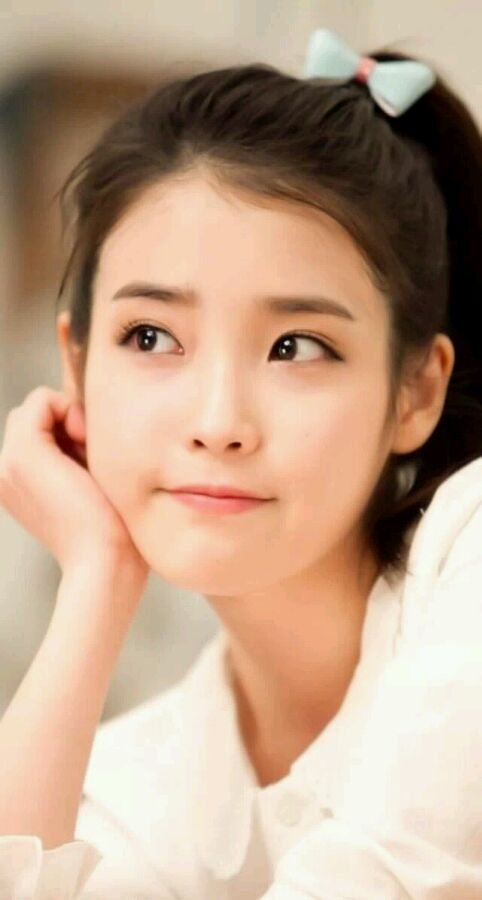
#> input picture OpenCV/image.jpg, 482 x 900 px
$ python 7-markborder.py
#> lines starting #> are read from the running program, lines starting #| are printed output that depends on the picture; after the words box and inside, x2 and y2 are one past the last pixel; in counts of white or black regions, pixels touching at a corner belong together
# -*- coding: utf-8 -*-
# @Time : 2020/5/24
# @Author : J
# @File : 图像的基本操作.py
# @Software: PyCharm


import numpy as np
import cv2 as cv
from matplotlib import pyplot as plt
img = cv.imread("../image.jpg")
#> img is the input picture: shape (900, 482, 3); mean B, G, R 138.2, 161.7, 190.6

# px = img[100,100] #行和列坐标来访问像素值
# print(px)
#
# blue = img[100,100,0] #访问指定通道的像素值
# print(blue)
#
#
# img[100,100] = [0,0,0] #修改像素值
#
#
# img.item(10,10,2)  #  （10,10,2）是坐标 修改某一点的像素
# img.itemset((10,10,2),100)


# print(img.shape)
# print(img.size)
# print(img.dtype)


#图像感兴趣区域ROI
eyes = img[285:345,335:395]   #位置改变
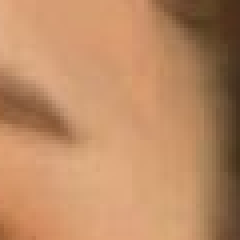
#> eyes: shape (60, 60, 3) (shown 4 times larger); mean B, G, R 100.1, 138.7, 188.2
img[273:333,100:160] = eyes
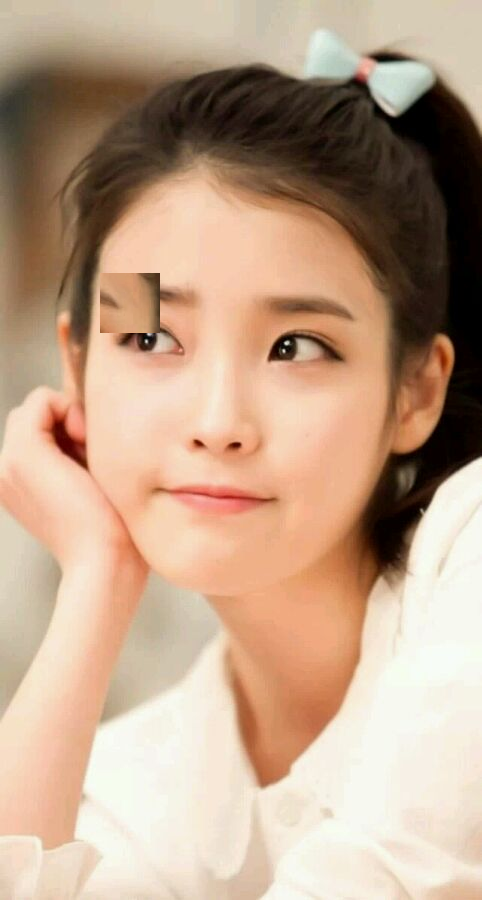
#> img: shape (900, 482, 3); 0.83% of pixels changed, all inside (x1, y1, x2, y2) = (100, 273, 160, 333)

b,g,r = cv.split(img)
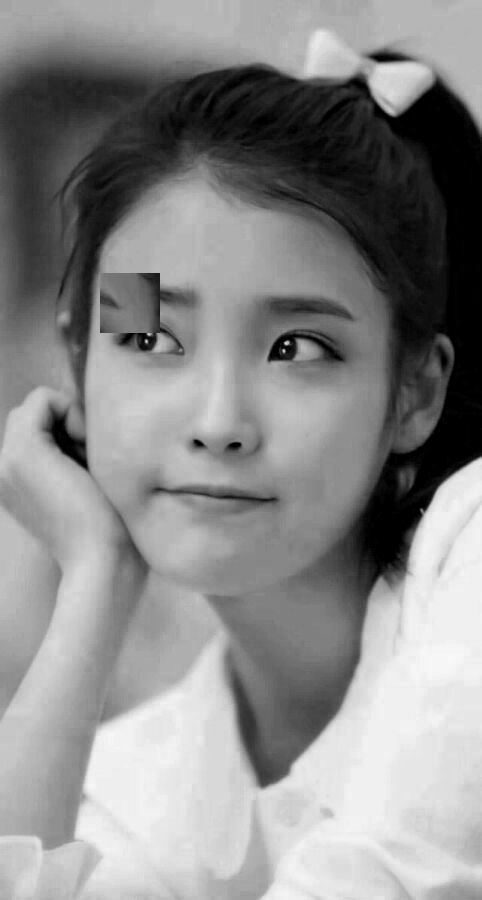
#> b: shape (900, 482); min 0, max 250, mean 137.9
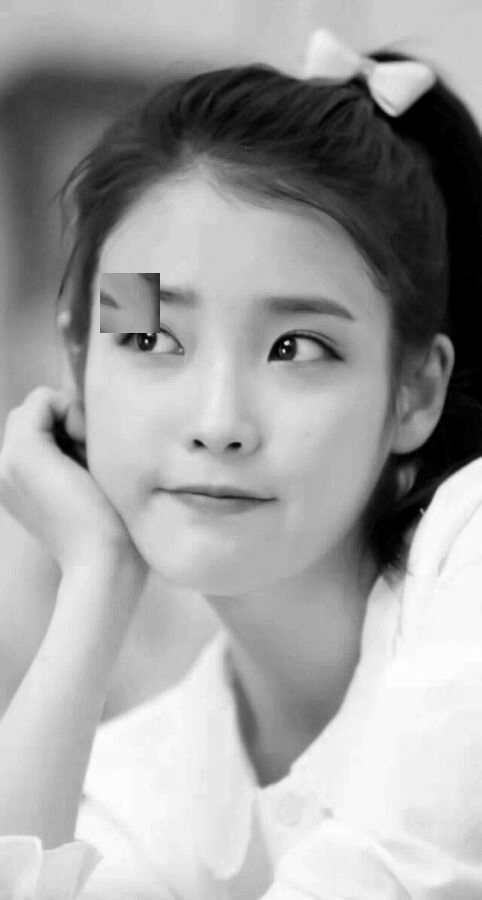
#> g: shape (900, 482); min 0, max 255, mean 161.5
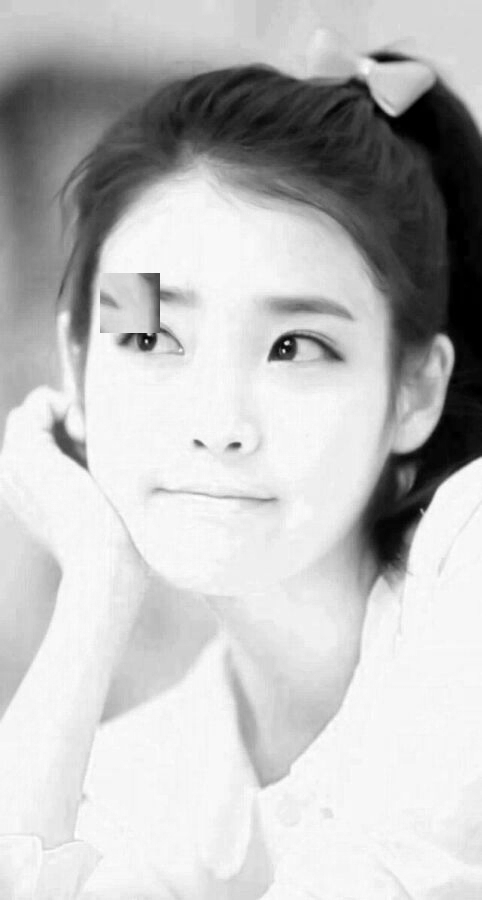
#> r: shape (900, 482); min 0, max 255, mean 190.4
img = cv.merge((b,g,r))


cv.namedWindow("image",cv.WINDOW_NORMAL)#可调整窗口大小
cv.imshow("image",img)
cv.waitKey(0)
cv.destroyAllWindows()


# [15 lines of commented-out code are left out]
